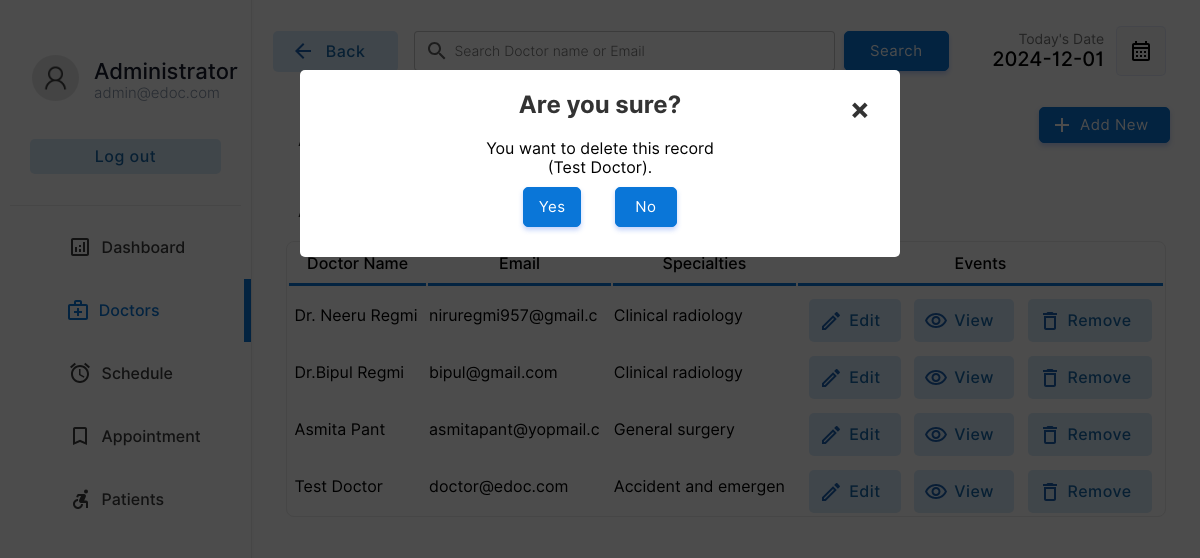
The page /doctor/doctors.php?action=drop&id=1&name=Test Doctor (signed in) on the database its author committed.
### tables this page shows
CREATE TABLE IF NOT EXISTS `doctor` (
  `docid` int NOT NULL AUTO_INCREMENT,
  `docemail` varchar(255) DEFAULT NULL,
  `docname` varchar(255) DEFAULT NULL,
  `docpassword` varchar(255) DEFAULT NULL,
  `docnic` varchar(15) DEFAULT NULL,
  `doctel` varchar(15) DEFAULT NULL,
  `specialties` int DEFAULT NULL,
  PRIMARY KEY (`docid`),
  KEY `specialties` (`specialties`)
);

CREATE TABLE IF NOT EXISTS `specialties` (
  `id` int NOT NULL,
  `sname` varchar(50) DEFAULT NULL,
  PRIMARY KEY (`id`)
);

### doctor/doctors.php (the view, shortened to what the rows shown need)
<!DOCTYPE html>
<html lang="en">
<head>
    <link rel="stylesheet" href="../css/animations.css">
    <link rel="stylesheet" href="../css/main.css">
    <link rel="stylesheet" href="../css/admin.css">
</head>
<body>
    <?php
    include("../connection.php");
    ?>
        <div class="dash-body">
            <table border="0" width="100%" style=" border-spacing: 0;margin:0;padding:0;margin-top:25px; ">
                <?php
                    if($_POST){
                        $keyword=$_POST["search"];
                        $sqlmain= "select * from doctor where docemail='$keyword' or docname='$keyword' or docname like '$keyword%' or docname like '%$keyword' or docname like '%$keyword%'";
                    }else{
                        $sqlmain= "select * from doctor order by docid desc";
                    }
                ?>
                <tr>
                   <td colspan="4">
                       <center>
                        <div class="abc scroll">
                        <table width="93%" class="sub-table scrolldown" border="0">
                        <thead>
                        <tr>
                                <th class="table-headin">
                                Doctor Name
                                </th>
                                <th class="table-headin">
                                    Email
                                </th>
                                <th class="table-headin">
                                    Specialties
                                </th>
                                <th class="table-headin">
                                    Events
                                </tr>
                        </thead>
                        <tbody>
                            <?php
                                $result= $database->query($sqlmain);
                                if($result->num_rows==0){
                                    echo '<tr>
                                    <td colspan="4">
                                    <br><br><br><br>
                                    <center>
                                    <img src="../img/notfound.svg" width="25%">
                                    <br>
                                    <p class="heading-main12" style="margin-left: 45px;font-size:20px;color:rgb(49, 49, 49)">We  couldnt find anything related to your keywords !</p>
                                    <a class="non-style-link" href="doctors.php"><button  class="login-btn btn-primary-soft btn"  style="display: flex;justify-content: center;align-items: center;margin-left:20px;">&nbsp; Show all Doctors &nbsp;</font></button>
                                    </a>
                                    </center>
                                    <br><br><br><br>
                                    </td>
                                    </tr>';
                                }
                                else{
                                for ( $x=0; $x<$result->num_rows;$x++){
                                    $row=$result->fetch_assoc();
                                    $docid=$row["docid"];
                                    $name=$row["docname"];
                                    $email=$row["docemail"];
                                    $spe=$row["specialties"];
                                    $spcil_res= $database->query("select sname from specialties where id='$spe'");
                                    $spcil_array= $spcil_res->fetch_assoc();
                                    $spcil_name=$spcil_array["sname"];
                                    echo '<tr>
                                        <td> &nbsp;'.
                                        substr($name,0,30)
                                        .'</td>
                                        <td>
                                        '.substr($email,0,20).'
                                        </td>
                                        <td>
                                            '.substr($spcil_name,0,20).'
                                        </td>
                                        <td>
                                        <div style="display:flex;justify-content: center;">
                                        <a href="?action=edit&id='.$docid.'&error=0" class="non-style-link"><button  class="btn-primary-soft btn button-icon btn-edit"  style="padding-left: 40px;padding-top: 12px;padding-bottom: 12px;margin-top: 10px;"><font class="tn-in-text">Edit</font></button></a>
                                        &nbsp;&nbsp;&nbsp;
                                        <a href="?action=view&id='.$docid.'" class="non-style-link"><button  class="btn-primary-soft btn button-icon btn-view"  style="padding-left: 40px;padding-top: 12px;padding-bottom: 12px;margin-top: 10px;"><font class="tn-in-text">View</font></button></a>
                                       &nbsp;&nbsp;&nbsp;
                                       <a href="?action=drop&id='.$docid.'&name='.$name.'" class="non-style-link"><button  class="btn-primary-soft btn button-icon btn-delete"  style="padding-left: 40px;padding-top: 12px;padding-bottom: 12px;margin-top: 10px;"><font class="tn-in-text">Remove</font></button></a>
                                        </div>
                                        </td>
                                    </tr>';
                                }
                            }
                            ?>
                            </tbody>
                        </table>
                        </div>
                        </center>
                   </td>
                </tr>
            </table>
        </div>
    <?php
    if($_GET){
        $id=$_GET["id"];
        $action=$_GET["action"];
        if($action=='drop'){
            $nameget=$_GET["name"];
            echo '
            <div id="popup1" class="overlay">
                    <div class="popup">
                    <center>
                        <h2>Are you sure?</h2>
                        <a class="close" href="doctors.php">&times;</a>
                        <div class="content">
                            You want to delete this record<br>('.substr($nameget,0,40).').
                        </div>
                        <div style="display: flex;justify-content: center;">
                        <a href="delete-doctor.php?id='.$id.'" class="non-style-link"><button  class="btn-primary btn"  style="display: flex;justify-content: center;align-items: center;margin:10px;padding:10px;"<font class="tn-in-text">&nbsp;Yes&nbsp;</font></button></a>&nbsp;&nbsp;&nbsp;
                        <a href="doctors.php" class="non-style-link"><button  class="btn-primary btn"  style="display: flex;justify-content: center;align-items: center;margin:10px;padding:10px;"><font class="tn-in-text">&nbsp;&nbsp;No&nbsp;&nbsp;</font></button></a>
                        </div>
                    </center>
            </div>
            </div>
            ';
        }elseif($action=='edit'){
            $sqlmain= "select * from doctor where docid='$id'";
            $result= $database->query($sqlmain);
            $row=$result->fetch_assoc();
            $name=$row["docname"];
            $email=$row["docemail"];
            $spe=$row["specialties"];
            $spcil_res= $database->query("select sname from specialties where id='$spe'");
            $spcil_array= $spcil_res->fetch_assoc();
            $spcil_name=$spcil_array["sname"];
            $nic=$row['docnic'];
            $tele=$row['doctel'];
            $error_1=$_GET["error"];
                $errorlist= array(
                    '1'=>'<label for="promter" class="form-label" style="color:rgb(255, 62, 62);text-align:center;">Already have an account for this Email address.</label>',
                    '2'=>'<label for="promter" class="form-label" style="color:rgb(255, 62, 62);text-align:center;">Password Conformation Error! Reconform Password</label>',
                    '3'=>'<label for="promter" class="form-label" style="color:rgb(255, 62, 62);text-align:center;"></label>',
                    '4'=>"",
                    '0'=>'',
                );
            if($error_1!='4'){
                    echo '
                    <div id="popup1" class="overlay">
                            <div class="popup">
                            <center>
                                <a class="close" href="doctors.php">&times;</a>
                                <div style="display: flex;justify-content: center;">
                                <div class="abc">
                                <table width="80%" class="sub-table scrolldown add-doc-form-container" border="0">
                                <tr>
                                        <td class="label-td" colspan="2">'.
                                            $errorlist[$error_1]
                                        .'</td>
                                    </tr>
                                    <tr>
                                        <td>
                                            <p style="padding: 0;margin: 0;text-align: left;font-size: 25px;font-weight: 500;">Edit Doctor Details.</p>
                                        Doctor ID : '.$id.' (Auto Generated)<br><br>
                                        </td>
                                    </tr>
                                    <tr>
                                        <td class="label-td" colspan="2">
                                            <form action="edit-doc.php" method="POST" class="add-new-form">
                                            <label for="Email" class="form-label">Email: </label>
                                            <input type="hidden" value="'.$id.'" name="id00">
                                        </td>
                                    </tr>
                                    <tr>
                                        <td class="label-td" colspan="2">
                                        <input type="email" name="email" class="input-text" placeholder="Email Address" value="'.$email.'" required><br>
                                        </td>
                                    </tr>
                                    <tr>
                                        <td class="label-td" colspan="2">
                                            <label for="name" class="form-label">Name: </label>
                                        </td>
                                    </tr>
                                    <tr>
                                        <td class="label-td" colspan="2">
                                            <input type="text" name="name" class="input-text" placeholder="Doctor Name" value="'.$name.'" required><br>
                                        </td>
                                    </tr>
                                    <tr>
                                        <td class="label-td" colspan="2">
                                            <label for="nic" class="form-label">NIC: </label>
                                        </td>
                                    </tr>
                                    <tr>
                                        <td class="label-td" colspan="2">
                                            <input type="text" name="nic" class="input-text" placeholder="NIC Number" value="'.$nic.'" required><br>
                                        </td>
                                    </tr>
                                    <tr>
                                        <td class="label-td" colspan="2">
                                            <label for="Tele" class="form-label">Telephone: </label>
                                        </td>
                                    </tr>
                                    <tr>
                                        <td class="label-td" colspan="2">
                                            <input type="tel" name="Tele" class="input-text" placeholder="Telephone Number" value="'.$tele.'" required><br>
                                        </td>
                                    </tr>
                                    <tr>
                                        <td class="label-td" colspan="2">
                                            <label for="spec" class="form-label">Choose specialties: (Current'.$spcil_name.')</label>
                                        </td>
                                    </tr>
                                    <tr>
                                        <td class="label-td" colspan="2">
                                            <select name="spec" id="" class="box">';
                                                $list11 = $database->query("select  * from  specialties;");
                                                for ($y=0;$y<$list11->num_rows;$y++){
                                                    $row00=$list11->fetch_assoc();
                                                    $sn=$row00["sname"];
                                                    $id00=$row00["id"];
                                                    echo "<option value=".$id00.">$sn</option><br/>";
                                                };
                                echo     '       </select><br><br>
                                        </td>
                                    </tr>
                                    <tr>
                                        <td class="label-td" colspan="2">
                                            <label for="password" class="form-label">Password: </label>
                                        </td>
                                    </tr>
                                    <tr>
                                        <td class="label-td" colspan="2">
                                            <input type="password" name="password" class="input-text" placeholder="Defind a Password" required><br>
                                        </td>
                                    </tr><tr>
                                        <td class="label-td" colspan="2">
                                            <label for="cpassword" class="form-label">Conform Password: </label>
                                        </td>
                                    </tr>
                                    <tr>
                                        <td class="label-td" colspan="2">
                                            <input type="password" name="cpassword" class="input-text" placeholder="Conform Password" required><br>
                                        </td>
                                    </tr>
                                    <tr>
                                        <td colspan="2">
                                            <input type="reset" value="Reset" class="login-btn btn-primary-soft btn" >&nbsp;&nbsp;&nbsp;&nbsp;&nbsp;
                                            <input type="submit" value="Save" class="login-btn btn-primary btn">
                                        </td>
                                    </tr>
                                    </form>
                                    </tr>
                                </table>
                                </div>
                                </div>
                            </center>
                            <br><br>
                    </div>
                    </div>
                    ';
        }; };
    };
?>
</body>
</html>

### rows shown on the page
doctor: docname "Dr. Neeru Regmi", docemail "niruregmi957@gmail.c", specialties.sname "Clinical radiology"
doctor: docname "Dr.Bipul Regmi", docemail "bipul@gmail.com", specialties.sname "Clinical radiology"
doctor: docname "Asmita Pant", docemail "asmitapant@yopmail.c", specialties.sname "General surgery"
doctor: docname "Test Doctor", docemail "doctor@edoc.com", specialties.sname "Accident and emergen"

### other values the page prints
substr($nameget,0,40) "Test Doctor"
